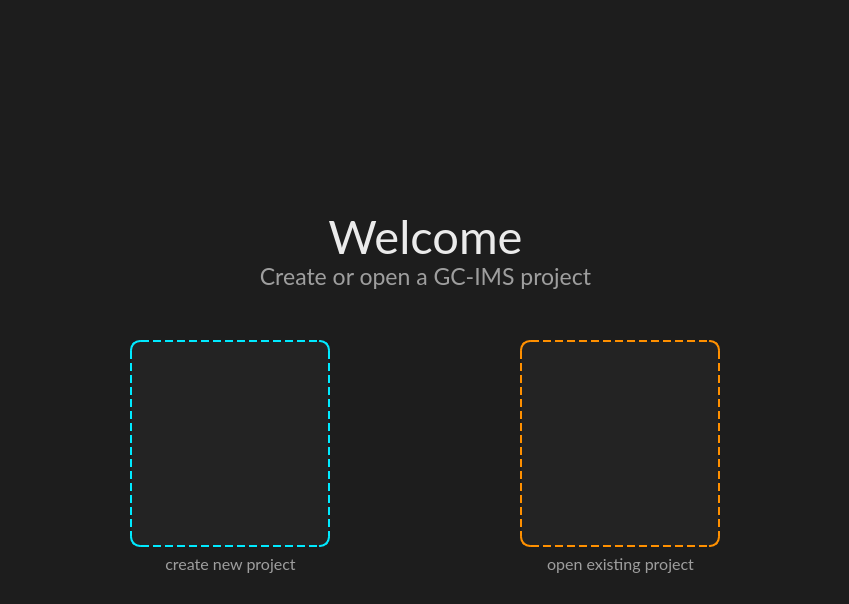
<?xml version="1.0" encoding="UTF-8"?>
<ui version="4.0">
 <class>StartWidget</class>
 <widget class="QWidget" name="StartWidget">
  <property name="geometry">
   <rect>
    <x>0</x>
    <y>0</y>
    <width>849</width>
    <height>604</height>
   </rect>
  </property>
  <property name="minimumSize">
   <size>
    <width>849</width>
    <height>604</height>
   </size>
  </property>
  <property name="maximumSize">
   <size>
    <width>849</width>
    <height>604</height>
   </size>
  </property>
  <property name="font">
   <font>
    <kerning>true</kerning>
   </font>
  </property>
  <property name="contextMenuPolicy">
   <enum>Qt::ContextMenuPolicy::NoContextMenu</enum>
  </property>
  <property name="windowTitle">
   <string>GC-IMS suite</string>
  </property>
  <property name="windowIcon">
   <iconset resource="../resources.qrc">
    <normaloff>:/ui/_pics/logo_small.png</normaloff>:/ui/_pics/logo_small.png</iconset>
  </property>
  <property name="autoFillBackground">
   <bool>false</bool>
  </property>
  <property name="styleSheet">
   <string notr="true">background-color: rgb(29, 29, 29)</string>
  </property>
  <property name="locale">
   <locale language="English" country="Germany"/>
  </property>
  <widget class="QStackedWidget" name="stackedWidget">
   <property name="geometry">
    <rect>
     <x>0</x>
     <y>0</y>
     <width>849</width>
     <height>604</height>
    </rect>
   </property>
   <property name="minimumSize">
    <size>
     <width>849</width>
     <height>604</height>
    </size>
   </property>
   <property name="maximumSize">
    <size>
     <width>849</width>
     <height>604</height>
    </size>
   </property>
   <property name="currentIndex">
    <number>0</number>
   </property>
   <widget class="QWidget" name="StartUpWindow">
    <widget class="QLabel" name="label_create">
     <property name="geometry">
      <rect>
       <x>130</x>
       <y>550</y>
       <width>201</width>
       <height>28</height>
      </rect>
     </property>
     <property name="font">
      <font>
       <family>Lato</family>
       <pointsize>12</pointsize>
       <kerning>true</kerning>
       <fontweight>Light</fontweight>
      </font>
     </property>
     <property name="styleSheet">
      <string notr="true">color: #9e9e9e;</string>
     </property>
     <property name="text">
      <string>create new project</string>
     </property>
     <property name="alignment">
      <set>Qt::AlignmentFlag::AlignCenter</set>
     </property>
    </widget>
    <widget class="QLabel" name="label_subheader">
     <property name="geometry">
      <rect>
       <x>0</x>
       <y>260</y>
       <width>851</width>
       <height>31</height>
      </rect>
     </property>
     <property name="font">
      <font>
       <family>Lato</family>
       <pointsize>17</pointsize>
       <kerning>true</kerning>
       <fontweight>Light</fontweight>
      </font>
     </property>
     <property name="styleSheet">
      <string notr="true">color: #9e9e9e;</string>
     </property>
     <property name="text">
      <string>Create or open a GC-IMS project</string>
     </property>
     <property name="alignment">
      <set>Qt::AlignmentFlag::AlignCenter</set>
     </property>
    </widget>
    <widget class="QPushButton" name="button_open">
     <property name="geometry">
      <rect>
       <x>520</x>
       <y>340</y>
       <width>200</width>
       <height>207</height>
      </rect>
     </property>
     <property name="font">
      <font>
       <family>Lato</family>
       <pointsize>120</pointsize>
       <kerning>true</kerning>
      </font>
     </property>
     <property name="cursor">
      <cursorShape>PointingHandCursor</cursorShape>
     </property>
     <property name="layoutDirection">
      <enum>Qt::LayoutDirection::LeftToRight</enum>
     </property>
     <property name="styleSheet">
      <string notr="true">QPushButton {
    border: 1.5px dashed #ff9000;
    background-color: #232323; 
    color: #ff9000;
    border-radius: 10px;
}
</string>
     </property>
     <property name="text">
      <string/>
     </property>
     <property name="icon">
      <iconset resource="../resources.qrc">
       <normaloff>:/ui/_pics/icons/folder-orange.png</normaloff>:/ui/_pics/icons/folder-orange.png</iconset>
     </property>
     <property name="iconSize">
      <size>
       <width>100</width>
       <height>100</height>
      </size>
     </property>
    </widget>
    <widget class="QPushButton" name="button_create">
     <property name="geometry">
      <rect>
       <x>130</x>
       <y>340</y>
       <width>200</width>
       <height>207</height>
      </rect>
     </property>
     <property name="font">
      <font>
       <family>Lato</family>
       <pointsize>120</pointsize>
       <kerning>true</kerning>
      </font>
     </property>
     <property name="cursor">
      <cursorShape>PointingHandCursor</cursorShape>
     </property>
     <property name="layoutDirection">
      <enum>Qt::LayoutDirection::LeftToRight</enum>
     </property>
     <property name="styleSheet">
      <string notr="true">QPushButton {
    border: 1.5px dashed #00eaff;
    background-color: #232323; 
    color: #00eaff;
    border-radius: 10px;
}
</string>
     </property>
     <property name="text">
      <string/>
     </property>
     <property name="icon">
      <iconset resource="../resources.qrc">
       <normaloff>:/ui/_pics/icons/add_blue.png</normaloff>:/ui/_pics/icons/add_blue.png</iconset>
     </property>
     <property name="iconSize">
      <size>
       <width>100</width>
       <height>100</height>
      </size>
     </property>
    </widget>
    <widget class="QLabel" name="label_logo_big">
     <property name="geometry">
      <rect>
       <x>0</x>
       <y>50</y>
       <width>851</width>
       <height>131</height>
      </rect>
     </property>
     <property name="styleSheet">
      <string notr="true"/>
     </property>
     <property name="text">
      <string/>
     </property>
     <property name="pixmap">
      <pixmap resource="../resources.qrc">:/ui/_pics/logo_big.png</pixmap>
     </property>
     <property name="alignment">
      <set>Qt::AlignmentFlag::AlignCenter</set>
     </property>
    </widget>
    <widget class="QLabel" name="label_header">
     <property name="geometry">
      <rect>
       <x>0</x>
       <y>210</y>
       <width>851</width>
       <height>51</height>
      </rect>
     </property>
     <property name="font">
      <font>
       <family>Lato</family>
       <pointsize>35</pointsize>
       <kerning>true</kerning>
      </font>
     </property>
     <property name="styleSheet">
      <string notr="true">color: #ebebeb;</string>
     </property>
     <property name="text">
      <string>Welcome</string>
     </property>
     <property name="alignment">
      <set>Qt::AlignmentFlag::AlignCenter</set>
     </property>
    </widget>
    <widget class="QLabel" name="label_open">
     <property name="geometry">
      <rect>
       <x>520</x>
       <y>550</y>
       <width>201</width>
       <height>28</height>
      </rect>
     </property>
     <property name="font">
      <font>
       <family>Lato</family>
       <pointsize>12</pointsize>
       <kerning>true</kerning>
       <fontweight>Light</fontweight>
      </font>
     </property>
     <property name="styleSheet">
      <string notr="true">color: #9e9e9e;</string>
     </property>
     <property name="text">
      <string>open existing project</string>
     </property>
     <property name="alignment">
      <set>Qt::AlignmentFlag::AlignCenter</set>
     </property>
    </widget>
   </widget>
   <widget class="QWidget" name="CreateNewProject">
    <widget class="QLabel" name="label_subheader_2">
     <property name="geometry">
      <rect>
       <x>0</x>
       <y>160</y>
       <width>851</width>
       <height>61</height>
      </rect>
     </property>
     <property name="font">
      <font>
       <family>Lato</family>
       <pointsize>17</pointsize>
       <kerning>true</kerning>
       <fontweight>Light</fontweight>
      </font>
     </property>
     <property name="styleSheet">
      <string notr="true">color: #9e9e9e;</string>
     </property>
     <property name="text">
      <string>&lt;html&gt;&lt;head/&gt;&lt;body&gt;&lt;p align=&quot;center&quot;&gt;Specify a project name and choose a project&lt;br&gt; saving location&lt;/p&gt;&lt;/body&gt;&lt;/html&gt;</string>
     </property>
     <property name="alignment">
      <set>Qt::AlignmentFlag::AlignCenter</set>
     </property>
    </widget>
    <widget class="QLabel" name="label_header_2">
     <property name="geometry">
      <rect>
       <x>0</x>
       <y>100</y>
       <width>851</width>
       <height>51</height>
      </rect>
     </property>
     <property name="font">
      <font>
       <family>Lato</family>
       <pointsize>35</pointsize>
       <kerning>true</kerning>
      </font>
     </property>
     <property name="styleSheet">
      <string notr="true">color: #ebebeb;</string>
     </property>
     <property name="text">
      <string>Create a new GC-IMS project</string>
     </property>
     <property name="alignment">
      <set>Qt::AlignmentFlag::AlignCenter</set>
     </property>
    </widget>
    <widget class="QLineEdit" name="lineEdit_project_name">
     <property name="geometry">
      <rect>
       <x>130</x>
       <y>280</y>
       <width>591</width>
       <height>41</height>
      </rect>
     </property>
     <property name="font">
      <font>
       <family>Lato</family>
       <pointsize>14</pointsize>
       <fontweight>Light</fontweight>
      </font>
     </property>
     <property name="styleSheet">
      <string notr="true">QLineEdit {
    border: 1px solid #ff9000;
    background-color: #232323; 
    color: #9e9e9e;
    border-radius: 10px;
   padding-left: 10px;
}
</string>
     </property>
     <property name="text">
      <string/>
     </property>
     <property name="placeholderText">
      <string>Project name ...</string>
     </property>
    </widget>
    <widget class="QLabel" name="label_location">
     <property name="geometry">
      <rect>
       <x>130</x>
       <y>360</y>
       <width>591</width>
       <height>41</height>
      </rect>
     </property>
     <property name="font">
      <font>
       <family>Lato</family>
       <pointsize>14</pointsize>
       <fontweight>Light</fontweight>
      </font>
     </property>
     <property name="styleSheet">
      <string notr="true">QLabel  {
    border: 1px solid #ff9000;
    background-color: #232323; 
    color: #9e9e9e;
    border-radius: 10px;
   padding-left: 50px;
}
</string>
     </property>
     <property name="text">
      <string>Project location ...</string>
     </property>
    </widget>
    <widget class="QPushButton" name="button_location">
     <property name="geometry">
      <rect>
       <x>140</x>
       <y>360</y>
       <width>41</width>
       <height>41</height>
      </rect>
     </property>
     <property name="cursor">
      <cursorShape>PointingHandCursor</cursorShape>
     </property>
     <property name="styleSheet">
      <string notr="true">QPushButton  {
    border: 0px solid;
    background-color: None; 
}
</string>
     </property>
     <property name="text">
      <string/>
     </property>
     <property name="icon">
      <iconset resource="../resources.qrc">
       <normaloff>:/ui/_pics/icons/folder-orange.png</normaloff>:/ui/_pics/icons/folder-orange.png</iconset>
     </property>
     <property name="iconSize">
      <size>
       <width>32</width>
       <height>32</height>
      </size>
     </property>
    </widget>
    <widget class="QPushButton" name="button_cancle">
     <property name="geometry">
      <rect>
       <x>130</x>
       <y>530</y>
       <width>101</width>
       <height>41</height>
      </rect>
     </property>
     <property name="font">
      <font>
       <family>Lato</family>
       <pointsize>14</pointsize>
       <fontweight>Light</fontweight>
      </font>
     </property>
     <property name="cursor">
      <cursorShape>PointingHandCursor</cursorShape>
     </property>
     <property name="styleSheet">
      <string notr="true">QPushButton {
    border: 1px solid #9e9e9e;
    background-color: #232323; 
    color: #9e9e9e;
    border-radius: 10px;
}
</string>
     </property>
     <property name="text">
      <string>Back</string>
     </property>
    </widget>
    <widget class="QPushButton" name="button_create_2">
     <property name="geometry">
      <rect>
       <x>620</x>
       <y>530</y>
       <width>101</width>
       <height>41</height>
      </rect>
     </property>
     <property name="font">
      <font>
       <family>Lato</family>
       <pointsize>14</pointsize>
       <fontweight>Light</fontweight>
      </font>
     </property>
     <property name="cursor">
      <cursorShape>ForbiddenCursor</cursorShape>
     </property>
     <property name="styleSheet">
      <string notr="true">QPushButton {
    border: 1px solid #00eaff;
    background-color: #232323; 
    color: #00eaff;
    border-radius: 10px;
}
</string>
     </property>
     <property name="text">
      <string>Create</string>
     </property>
    </widget>
    <widget class="QLabel" name="label_error_name">
     <property name="geometry">
      <rect>
       <x>140</x>
       <y>330</y>
       <width>401</width>
       <height>20</height>
      </rect>
     </property>
     <property name="font">
      <font>
       <family>Lato</family>
       <pointsize>10</pointsize>
       <kerning>true</kerning>
       <fontweight>Light</fontweight>
      </font>
     </property>
     <property name="styleSheet">
      <string notr="true">color: #ff4c4c;</string>
     </property>
     <property name="text">
      <string/>
     </property>
     <property name="alignment">
      <set>Qt::AlignmentFlag::AlignLeading|Qt::AlignmentFlag::AlignLeft|Qt::AlignmentFlag::AlignVCenter</set>
     </property>
    </widget>
   </widget>
  </widget>
 </widget>
 <tabstops>
  <tabstop>button_create</tabstop>
  <tabstop>button_open</tabstop>
  <tabstop>lineEdit_project_name</tabstop>
  <tabstop>button_location</tabstop>
  <tabstop>button_cancle</tabstop>
  <tabstop>button_create_2</tabstop>
 </tabstops>
 <resources>
  <include location="../resources.qrc"/>
 </resources>
 <connections/>
</ui>
